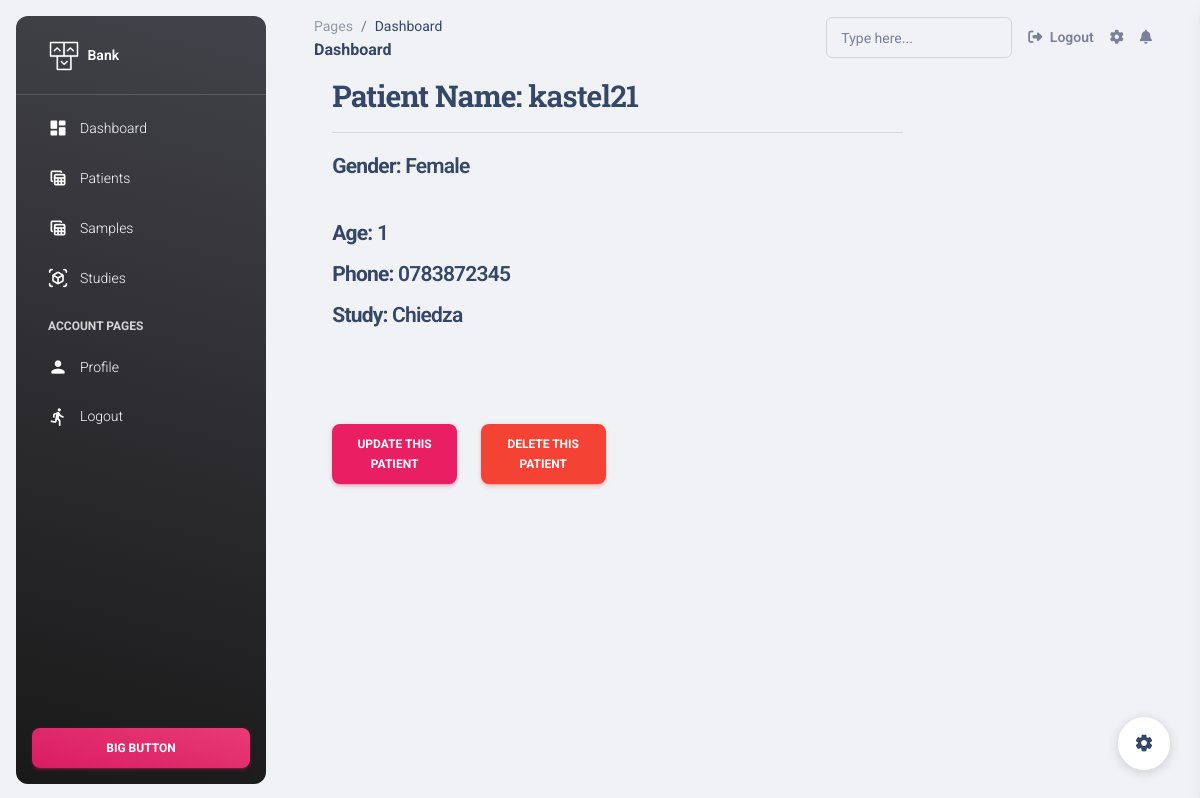
/2/detail/, run on the app's committed database.
### apps/home/models.py (models this page shows, shortened)
class Patient(models.Model):
    sex = [("Male","Male"),("Female","Female"),("n/a","n/a")]
    id = models.AutoField(primary_key=True)
    name = models.CharField(max_length=200)
    dob = models.CharField(max_length=200)
    gender = models.CharField(choices=sex,max_length=10)
    phone = models.CharField(max_length=20, default="0783872345")
    age = models.CharField(max_length=20, default="1")
    study = models.ForeignKey(Study, on_delete=models.CASCADE, default=1)

class Study(models.Model):
    statuses = [("On going","On going"),("Ended","Ended"),("n/a","n/a")]
    id = models.AutoField(primary_key=True)
    name = models.CharField(max_length=200)
    narrative_name= models.CharField(max_length=500, default="sadf asd fadfg arsg dvadhf dgjhbn")
    status = models.CharField(choices=statuses,max_length=200, default="On going")
    def __str__(self) -> str:
        return self.name

### apps/home/views.py (the view)
# urls.py: re_path(r'^(?P<patientid>\d+)/detail/$',views.patientDetails, name='patientDetails'),
def patientDetails(request,patientid):
    patient = get_object_or_404(Patient, id=patientid)
    context={'patient':patient}
    context['PatientTabActive'] = True
    return render(request, 'patients/view_patient.html', context)

### apps/context_processors.py (called while the page is built)
def cfg_assets_root(request):
    return { 'ASSETS_ROOT' : settings.ASSETS_ROOT }

### apps/templates/patients/view_patient.html (shortened to what this page needs)
{% extends "layouts/base.html" %}
{% load humanize %}
{% block content %}
    <div style="margin-left: 5%;" class="row">
        <div class="col-md-offset-2 col-md-8">
            {% if patient %}
                <h3><b>Patient Name: </b>{{patient.name}}</h3><hr>
                <div class="row">
                    <div class="col-md-6">
                    <h4><small><b>Gender: </b> {{patient.gender|capfirst}}</h4><br>
                    <h4><small><b>Age: </b> {{patient.age}}</h4>
                        <h4><small><b>Phone: </b> {{patient.phone}}</h4>
                            <h4><small><b>Study: </b> {{patient.study}}</h4>
                    </div>
                </div>
        <div style="margin-top: 15%;" class="row">
                        <div class="col-md-3">
                                        <a href="{% url 'edit_patient' patient.id %}" class="btn btn-primary pull-right">Update This Patient </a>
                                    </div>
                                    <div class="col-md-3">
                                        <a href="{% url 'remove_patient' patient.id %}" class="btn btn-danger pull-right">Delete This Patient</a>
                                    </div>
            </div>
            {% else %}
                <h3>Not available</h3>
            {% endif %}
        </div>
    </div>
{% endblock %}

### data on the page
Patient: name "kastel21", gender "Female", age "1", phone "0783872345", study "Chiedza"
